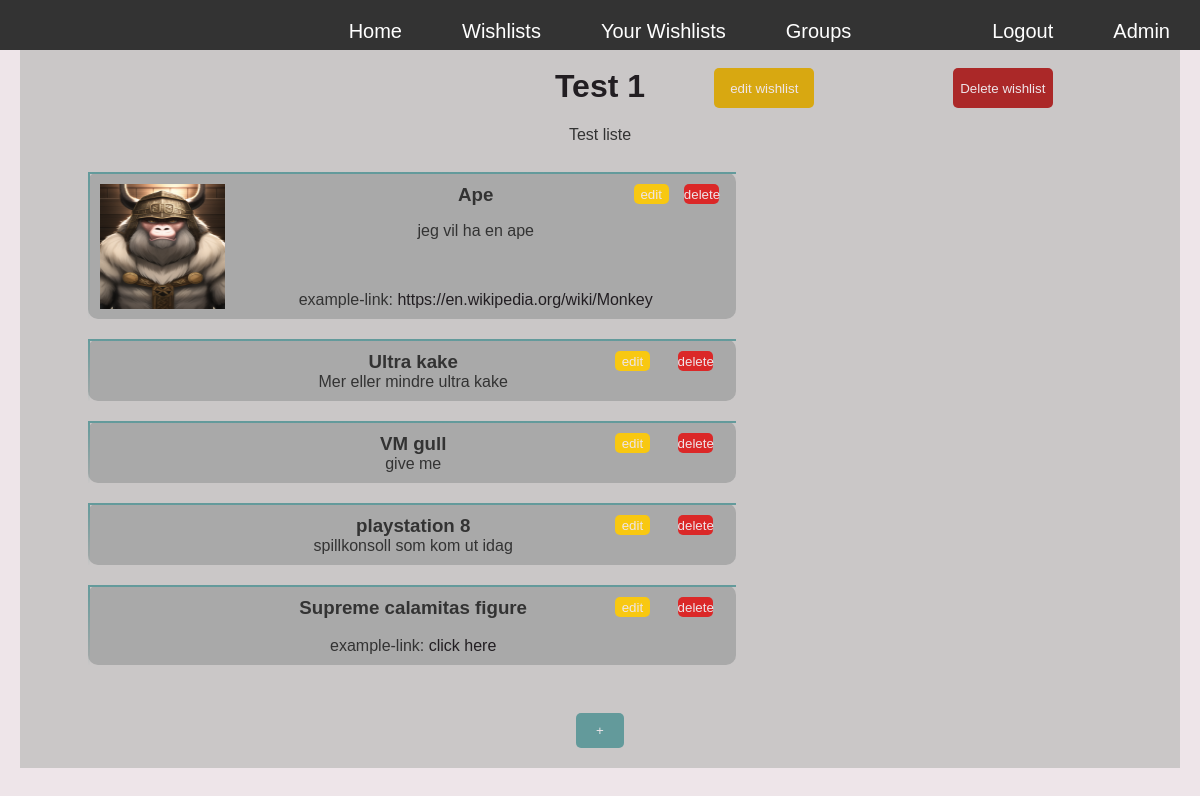
/wishlist/1/ (signed in), run on the app's committed database.
### wishlistManager/models.py (models this page shows, shortened)
class Wishlist(models.Model):
    name = models.CharField(max_length=100)
    description = models.TextField()
    date_created = models.DateTimeField(auto_now_add=True)
    date_modified = models.DateTimeField(auto_now=True)
    privacy_level = models.IntegerField(default=0)
    user = models.ForeignKey('auth.User', related_name='created_wishlists', on_delete=models.CASCADE)
    groups_with_permission = models.ManyToManyField(WishlistGroup, related_name='wishlists', blank=True, null=True)
    users_with_permission = models.ManyToManyField('auth.User', related_name='wishlists', blank=True, null=True)
    def shared_with_user(self, user):
        if user == self.user:
            return False
    def user_can_view(self, user):
        return any([self.user == user, self.privacy_level == 0, self.shared_with_user(user)])

class Item(models.Model):
    name = models.CharField(max_length=100)
    description = models.TextField()
    example_link = models.URLField(blank=True, null=True)
    wishlist = models.ForeignKey(Wishlist, related_name='items', on_delete=models.CASCADE)
    image = models.ImageField(upload_to='images/', blank=True)
    category = models.ForeignKey(Category, related_name='items', on_delete=models.CASCADE, null=True, blank=True)

### wishlistManager/views.py (the view)
# urls.py: path('', views.wishlist_detail, name='wishlist_detail'),
def wishlist_detail(request, wishlist_id):
    current_wishlist = get_object_or_404(Wishlist, id=wishlist_id)
    items = Item.objects.filter(wishlist = current_wishlist)
    can_view = current_wishlist.user_can_view(request.user)
    if can_view == False:
        current_wishlist = None
        items = None
    context = {'wishlist': current_wishlist, 'items': items, 'can_view':can_view}
    return render(request, 'wishlist/wishlist.html', context)

### wishlistManager/templates/wishlist/wishlist.html (shortened to what this page needs)
{% extends "base.html" %}
{% load static %}
    {% block content %}
    {% if can_view %}
        <div class="wishlist-title">
            <div class = "edit_wishlist_button"></div><div class = "delete_wishlist_button"></div>
            <h1> {{ wishlist.name }}</h1>
            {% if request.user == wishlist.user %}
            <form action="{% url 'edit_wishlist' wishlist.id %}" method = "get" class="edit_wishlist_button">
                <button type="submit" class="edit_wishlist_button">edit wishlist</button>
            </form>
            <form action="{% url 'delete_wishlist' wishlist.id %}" method="get" class="delete_wishlist_button">
                <button type="submit" class="delete_wishlist_button" >Delete wishlist</button>
            </form>
            {% else %}
            <div class = "edit_wishlist_button"></div><div class = "delete_wishlist_button"></div>
            {% endif %}
        </div>
        <br>
        {% if wishlist.description %}
        <p>{{ wishlist.description }}</p>
        <br>
    {% endif %}
        <div class="wishlist-item-container">
        {% for item in items %}
            <div class="wishlist-item">
                <div class="item-content">
                    <div class="item_image">
                        {% if item.image %}
                        <img class="item-image"  src="{{ item.image.url }}" alt="{{ item.name }}"><br>
                        {% endif %}
                    </div>
                    <div class="item-text">
                        <div class="item-title">
                            {% if request.user == wishlist.user %}<div class = "edit_button"></div><div class = "edit_button"></div>{% endif %}
                            <h3>{{ item.name }}</h3>
                            {% if request.user == wishlist.user %}
                                <form action="{% url 'edit_item' wishlist.id item.id %}" method = "get" class="edit_button">
                                    <button type="submit" class="edit_button">edit</button>
                                </form>
                                <form action="{% url 'delete_item' wishlist.id item.id %}" method = "get" class="delete_button">
                                    <button type="submit" class="delete_button">delete</button>
                                </form>
                            {% endif %}
                        </div>
                        {% if item.description %}
                        <p>{{item.description}}</p>
                        {% endif%}
                        {% if item.example_link %}
                            <br>
                            {% if item.example_link|length <= 45 %}
                            <p>example-link: <a href="{{ item.example_link }}">{{ item.example_link }}</a></p>
                            {% else %}
                                <p>example-link: <a href="{{ item.example_link }}">click here</a></p>
                            {% endif %}
                        {% endif %}
                    </div>
                </div>
            </div>
        {% endfor %}
        </div>
        {% if wishlist.user == request.user %}
        <br>
        <form action="{% url 'add_item' wishlist.id %}" method = "get">
            <button type="submit">+</button>
        </form>
        {% endif %}
    {% endif %}
    {% endblock %}

### wishlistManager/static/styles/styles.css (style rules this page uses)
* { margin: 0; padding: 0; }
body { font-family: Arial, Helvetica, sans-serif; background-color: #eee5e9; color: #333; margin:0; padding: 20px; overflow: hidden; }
h1 { color: #221e22; }
a { text-decoration: none; color: #221e22; }
button { background-color: #639a9b; color: #eee5e9; padding: 10px 20px; border: none; border-radius: 5px; cursor: pointer; }
form { max-width: 400px; margin: 0 auto; border-radius: 10px; box-shadow: 0 4p 8px rgba(0,0,0,0.1); padding: 20px; }
.edit_button { width: 35px; height:20px; padding: 0px; flex:1; }
.edit_button button { background-color: #f8c811; }
.delete_button { width: 35px; height:20px; padding: 0px; flex:1; }
.delete_button button { background-color: #db2828; }
.wishlist-item { margin: 10px; padding: 10px; background-color: #a9a9a9; text-align: center; border-radius: 10px; min-width: 60%; max-height: 225px; border-top: 2px solid #639a9b; border-left: 2px solid; border-right-color: transparent; border-image: linear-gradient(to bottom, #639a9b, transparent) 1 100%; border-image-slice: 1; }
.wishlist-item img { width: 125px; height: 125px; }
.wishlist-item-container { width: 90%; display: flex; flex-wrap: wrap; }
.item-content { position: relative; display: flex; }
.item-text { flex:2; overflow-y:auto; display: flex; flex-direction: column; justify-content: space-between; }
.item-title { display: flex; flex-direction: row; }
.item-title h3 { flex: 6; }
.item-image { flex:1; }
.edit_wishlist_button { width: 100px; height:40px; padding: 0px; flex:1; }
.edit_wishlist_button button { background-color: #d8a811; }
.delete_wishlist_button { width: 100px; height:40px; padding: 0px; flex:1; }
.delete_wishlist_button button { background-color: #ab2828; }
.wishlist-title { display: flex; flex-direction: row; width: 90%; text-align: center; }

### data on the page
Wishlist: name "Test 1", description "Test liste"
Item: image (picture), name "Ape", description "jeg vil ha en ape", example_link "https://en.wikipedia.org/wiki/Monkey"
Item: name "Ultra kake", description "Mer eller mindre ultra kake"
Item: name "VM gull", description "give me"
Item: name "playstation 8", description "spillkonsoll som kom ut idag"
Item: name "Supreme calamitas figure"
